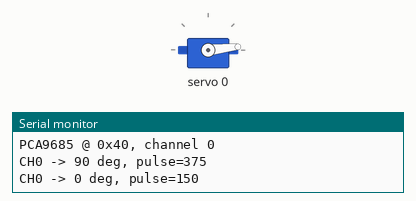
Bench run of a sketch on a simulated Arduino Mega 2560, built with avr-gcc and run on an emulated ATmega2560. On the bench: servo, the last lines printed to the serial monitor.

Above: at 3.05 s.
At 7.05 s:
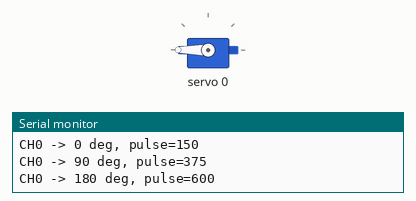
At 11.0 s:
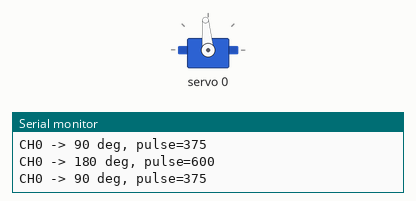
Timing chart, 0 to 13.4 s (numbered marks = the images above):
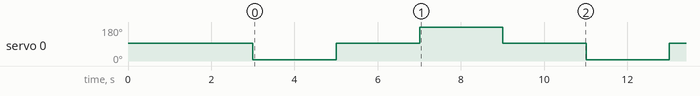

Measured:
- by itself, servo 0: repeats every 8.0 s: 95° 2.0 s, 180° 2.0 s, 95° 2.0 s, 6° 2.0 s

The sketch:

single_module_one_servo_test.ino
```cpp
/*
 * Mega + 1 块 PCA9685 + 1 个 SG90（通道 0）
 *
 * 接线：
 *   SDA=20, SCL=21, VCC=5V, GND=GND, V+=外部5V, OE不接
 *   舵机：通道0，棕=GND，红=V+，黄=信号
 *
 * 库：Adafruit PWM Servo Driver Library, Adafruit BusIO
 *
 * 动作：0° -> 90° -> 180° -> 90° -> 0°，每步 2 秒
 */

#include <Wire.h>
#include <Adafruit_PWMServoDriver.h>

#define SERVOMIN  150
#define SERVOMAX  600
#define SERVO_CH  0

Adafruit_PWMServoDriver pwm = Adafruit_PWMServoDriver(0x40, Wire);

int angleToPulse(int angle) {
  angle = constrain(angle, 0, 180);
  return map(angle, 0, 180, SERVOMIN, SERVOMAX);
}

void setAngle(int angle) {
  int pulse = angleToPulse(angle);
  pwm.setPWM(SERVO_CH, 0, pulse);
  Serial.print(F("CH0 -> "));
  Serial.print(angle);
  Serial.print(F(" deg, pulse="));
  Serial.println(pulse);
}

void setup() {
  Serial.begin(115200);
  while (!Serial) { ; }

  Wire.begin();
  pwm.begin();
  pwm.setPWMFreq(60);

  Serial.println(F("=== Single module + 1 servo test ==="));
  Serial.println(F("PCA9685 @ 0x40, channel 0"));
  delay(1000);

  setAngle(90);
  delay(2000);
}

void loop() {
  setAngle(0);
  delay(2000);

  setAngle(90);
  delay(2000);

  setAngle(180);
  delay(2000);

  setAngle(90);
  delay(2000);

  Serial.println(F("--- cycle ---"));
}
```
